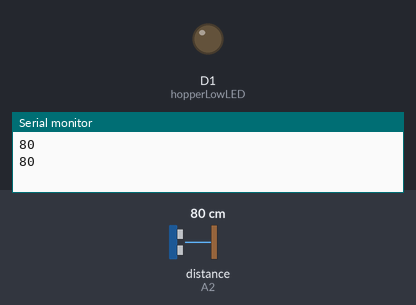
Bench run of a sketch on a simulated Particle Photon. Shown: output pins drawn as LEDs (lit = HIGH), the last lines printed to the serial monitor. Wiring (inferred from the names in the program): ultrasonic range finder: trigger A1; echo A2. The inputs (shaded band) are chosen by the test bench; at power-on: distance to the obstacle (sensor on A2) 80 cm. The echo pulse lasts 58.3 µs per cm; pins used as bus, display or sensor lines are not drawn.

Above: at 1.8 s.
1.9 s: distance to the obstacle (sensor on A2) set to 13 cm
3.4 s: distance to the obstacle (sensor on A2) set to 10 cm
At 5.0 s:
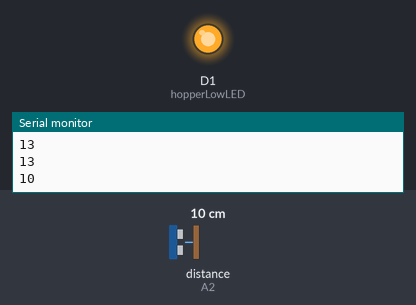
5.5 s: distance to the obstacle (sensor on A2) set to 8 cm
7.2 s: distance to the obstacle (sensor on A2) set to 5 cm
At 9.2 s:
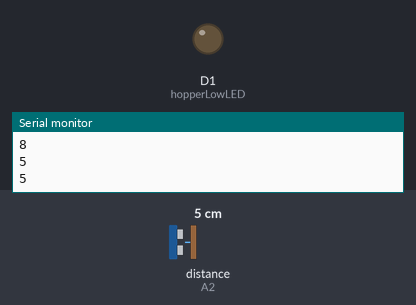
9.5 s: distance to the obstacle (sensor on A2) set to 9 cm
At 11.0 s:
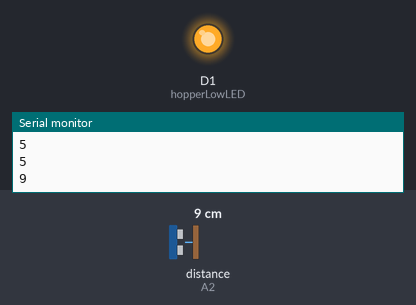
Timing chart, 0 to 12.5 s (numbered marks = the images above; inputs shaded):
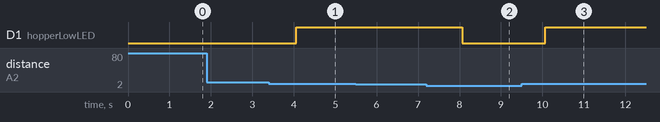

The sketch:

ping.ino
```cpp
// (licence header left out)
/* HC-SR04 Ping / Range finder wiring:
 * -----------------------------------
 * Particle - HC-SR04
 *      GND - GND
 *      VIN - VCC
 *       D2 - TRIG
 *       D6 - ECHO
 */

 #include "application.h"

const int cmLowLevel = 6;
const int cmHopperDepth = 12;
const int hopperLowLED = D1;
const int markPin = A1;
const int twainPin = A2;

void setup() {
    Serial.begin(115200);
    pinMode(hopperLowLED, OUTPUT);
}

void loop() {
    // Trigger pin, Echo pin, delay (ms), visual=true|info=false
    int cmDist = ping(markPin, twainPin);
    if (cmDist > cmLowLevel && cmDist < cmHopperDepth) {
      digitalWrite(hopperLowLED, HIGH);
    } else {
      digitalWrite(hopperLowLED, LOW);
    };

    Serial.println(cmDist);

    delay(1000);
}

int ping(pin_t trig_pin, pin_t echo_pin)
{
    uint32_t duration;
    int cm;
    static bool init = false;
    if (!init) {
        pinMode(trig_pin, OUTPUT);
        digitalWriteFast(trig_pin, LOW);
        pinMode(echo_pin, INPUT);
        delay(50);
        init = true;
    }

    /* Trigger the sensor by sending a HIGH pulse of 10 or more microseconds */
    digitalWriteFast(trig_pin, HIGH);
    delayMicroseconds(10);
    digitalWriteFast(trig_pin, LOW);

    duration = pulseIn(echo_pin, HIGH);

    /* Convert the time into a distance */
    // Sound travels at 1130 ft/s (73.746 us/inch)
    // or 340 m/s (29 us/cm), out and back so divide by 2
    // Ref: http://www.parallax.com/dl/docs/prod/acc/28015-PING-v1.3.pdf

    cm = duration / 29 / 2;
    //Serial.println(cm);
    return cm;

    //delay(wait); // slow down the output
}
```

Measured:
- the behaviour switches between 12 and 11 cm on distance to the obstacle (sensor on A2) (found by bisection; images 0 and 1)
- the behaviour switches between 7 and 6 cm on distance to the obstacle (sensor on A2) (found by bisection; images 1 and 2)
- after the input at 3.4 s, D1 (hopperLowLED): LOW → HIGH after 0.66 s
- after the input at 7.2 s, D1 (hopperLowLED): HIGH → LOW after 0.87 s
- after the input at 9.5 s, D1 (hopperLowLED): LOW → HIGH after 0.57 s
